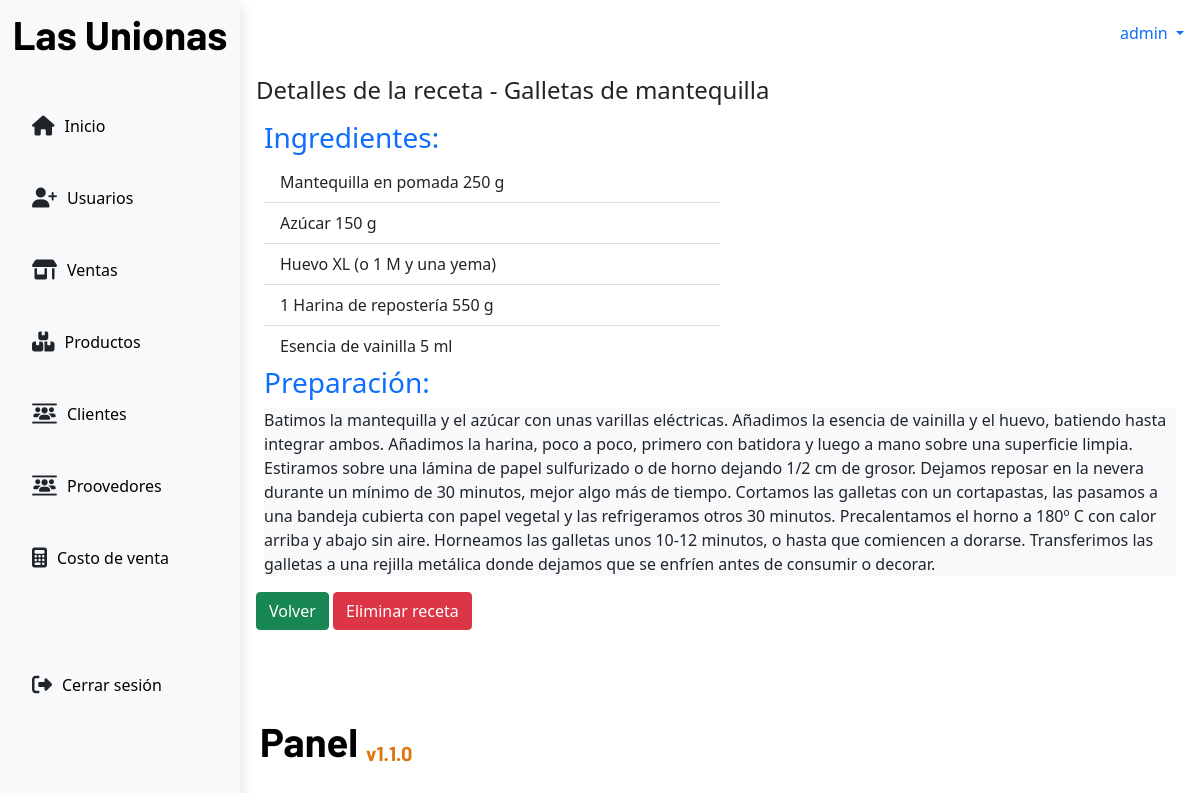
Screenshot of /recipes/see/4 (signed in) with the database file from the repository.
### app/models.py (models this page shows, shortened)
class Recipes(models.Model):
    title = models.CharField(max_length=50,null=False)
    description = models.CharField(max_length=100, null=True)
    url_img = models.CharField(max_length=255, null=True)
    ingredients = models.CharField(max_length=200, null=False)
    directions = models.TextField(null=False)

### app/views.py (the view)
# urls.py: path('recipes/see/<int:id_recipe>', views.recipes_see, name="see_recipe"),
def recipes_see(request, id_recipe):
    role = request.session.get("role")
    if role == "Admin" or role == "NormalUser":
        recipe_data = Recipes.objects.get(id=id_recipe)
        ingredients_data = recipe_data.ingredients.split(", ")
        print(ingredients_data)
        return render(request, "recipes/recipeContent.html", {"recipe": recipe_data, "ingredients": ingredients_data})
    else:
        return redirect("/")

### app/context_processors.py (called while the page is built)
def get_username(request):
    username = request.session.get('username', None)
    return {
        "username": username
    }

def get_role(request):
    role = request.session.get("role")
    return {
        "role": role
    }

def get_low_stock(request):
    low_stock = request.session.get("low_stock")
    return {
        "low_stock": low_stock
    }

### app/templates/recipes/recipeContent.html
{%extends 'base.html'%}
{% block content %}
<div class="mb-3">
    <h4>Detalles de la receta - {{recipe.title}}</h4>
</div>
<div class="m-2">
    <h3 class="text-primary">Ingredientes: </h3>
    <div>
        <ul class="list-group w-50 list-group-flush">
            {% for data in ingredients %}
                <li class="list-group-item">{{data}}</li>
            {% endfor %}
          </ul>
    </div>
    <h3 class="text-primary">Preparación: </h3>
    <div class="bg-light w-100">
        {{recipe.directions}}
    </div>
</div>
<div class="mt-3">
    <a class="btn btn-success" href="{% url 'recipes'%}">Volver</a>
    <a class="btn btn-danger" href="{% url 'delete_recipe' recipe.id %}">Eliminar receta</a>
</div>
{% endblock content %}

### app/static/css/panel.css (style rules this page uses)
:root { --titles: "Barlow", sans-serif; --primary: #1ea4a2; --primary: #1ea4a2; --light: #eef0f4; --grey: #fafafa; --black: #06070a; --blackclaire: #1d2125; --oceanBlue: #172d4f; }
* { box-sizing: border-box; margin: 0; padding: 0; }
html, body { min-height: 100%; height: 100%; }

### rows the page displays
Recipes: title "Galletas de mantequilla", directions "Batimos la mantequilla y el azúcar con unas varillas eléctricas. Añadimos la esencia de vainilla y el huevo, batiendo hasta integrar ambos. Añadimos la harina, poco a poco, primero con batidora y luego a mano sobre una superficie limpia. Estiramos sobre una lámina de papel sulfurizado o de horno dejando 1/2 cm de grosor. Dejamos reposar en la nevera durante un mínimo de 30 minutos, mejor algo más de tiempo. Cortamos las galletas con un cortapastas, las pasamos a una bandeja cubierta con papel vegetal y las refrigeramos otros 30 minutos. Precalentamos el horno a 180º C con calor arriba y abajo sin aire. Horneamos las galletas unos 10-12 minutos, o hasta que comiencen a dorarse. Transferimos…"

### other values shown
{{ username }} "admin"
{{ data }} "Mantequilla en pomada 250 g" "Azúcar 150 g" "Huevo XL (o 1 M y una yema)" "1 Harina de repostería 550 g" "Esencia de vainilla 5 ml"
